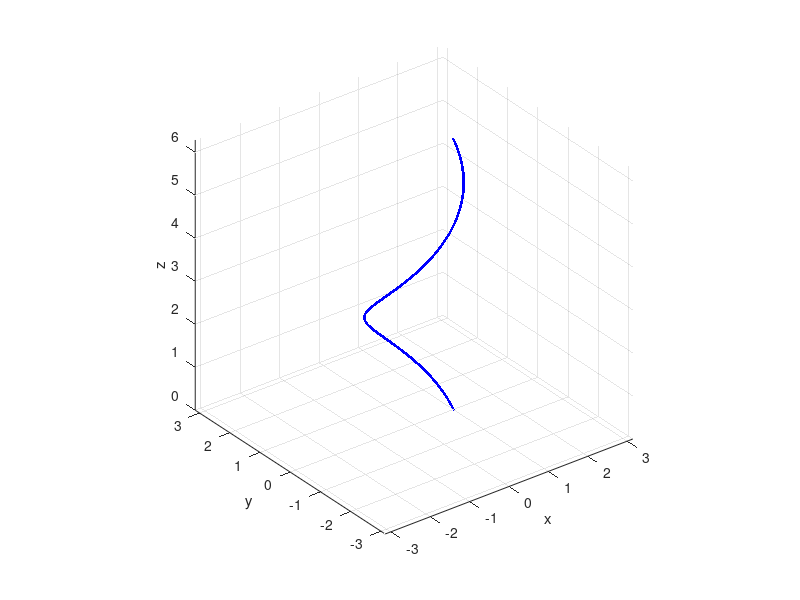
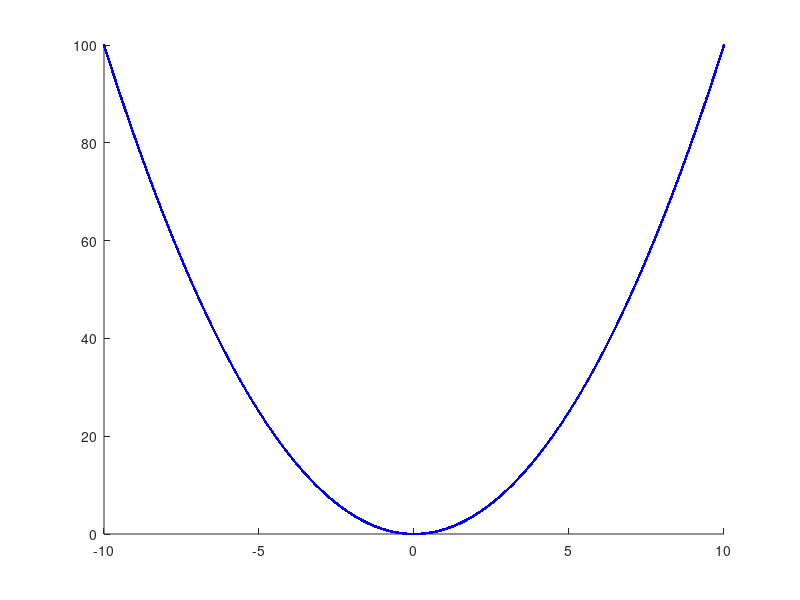

MATLAB code for these plots, in order:
clearvars, close all

t = linspace(0,2*pi, 10000);

f1 =  cos(t);
f2 = sin(t);

figure(1);
plot3(f1, f2, t, "b.")
axis equal
grid on
xlabel('x')
ylabel('y')
zlabel('z')
set(gca, 'GridColor', [0,0,0])
set(gca, 'GridAlpha', 0.1)
set(gca, 'Layer', 'top')


t1 = linspace(-10,10,10000);
x = t1;
y = t1.^2;
figure(2);
hold on
plot(x, y, "b.")
%axis equal
hold off


